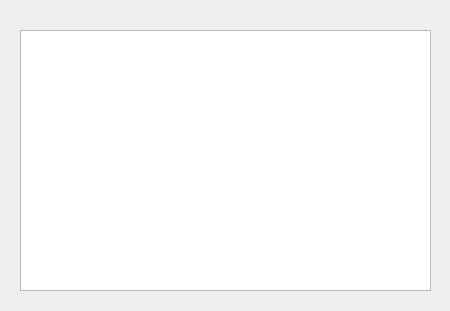
<?xml version="1.0" encoding="UTF-8"?>
<ui version="4.0">
 <class>Form3</class>
 <widget class="QWidget" name="Form3">
  <property name="geometry">
   <rect>
    <x>0</x>
    <y>0</y>
    <width>450</width>
    <height>311</height>
   </rect>
  </property>
  <property name="windowTitle">
   <string>Form</string>
  </property>
  <widget class="QTableView" name="tableView">
   <property name="geometry">
    <rect>
     <x>20</x>
     <y>30</y>
     <width>411</width>
     <height>261</height>
    </rect>
   </property>
  </widget>
 </widget>
 <resources/>
 <connections/>
</ui>
